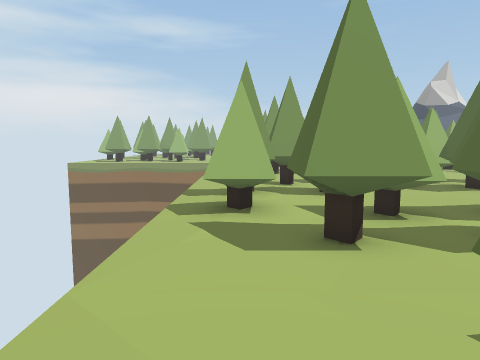
View 1 (above)

17 first-person views from a walk through a Unity game level. The camera is 1.2 m above the floor, tilts 6° down and sees 70° across. The floor is counted in squares, 1 m on a side. Each view is taken from the middle of a square. On the plan, view 1 faces up. The plan holds only what a view shows up to about 14 squares ahead; the rest is blank. The place goes on beyond the plan. The player is left out.

View 2
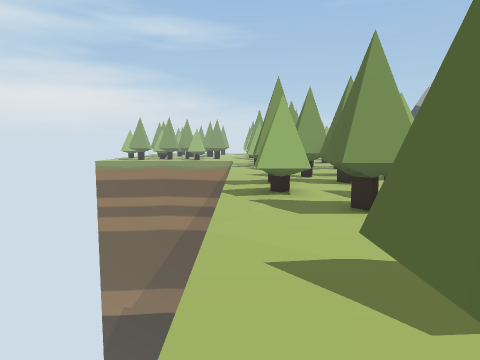

View 3
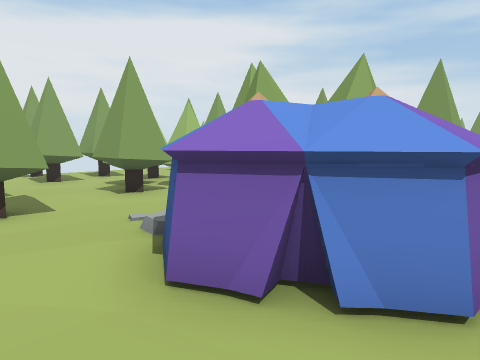

View 4
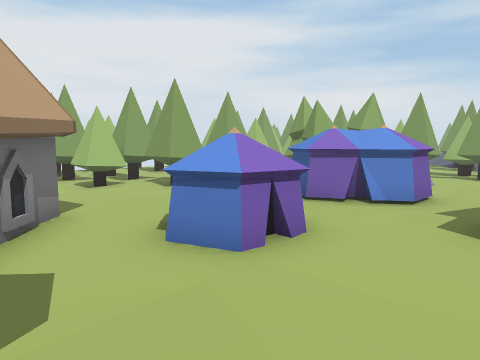

View 5
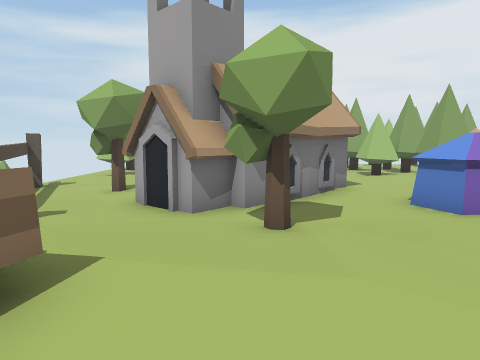

View 6
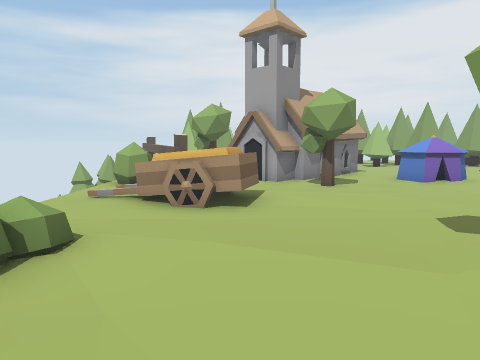

View 7
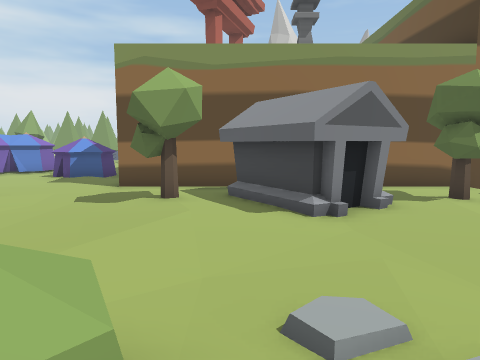

View 8
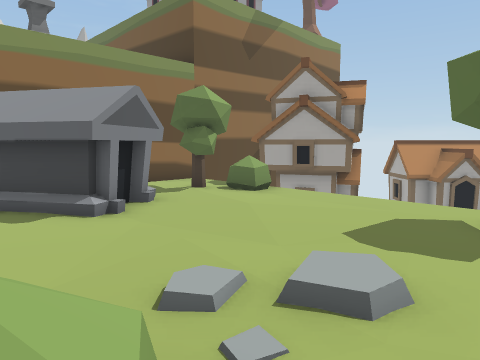

View 9
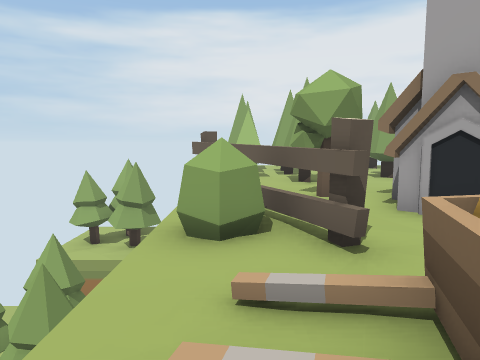

View 10
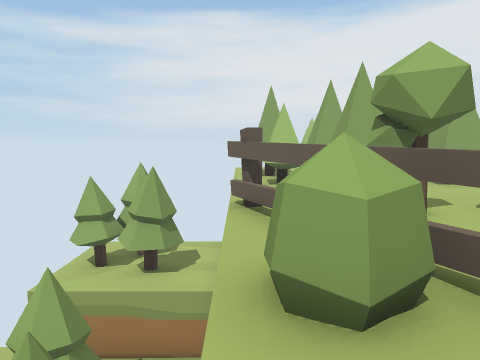

View 11
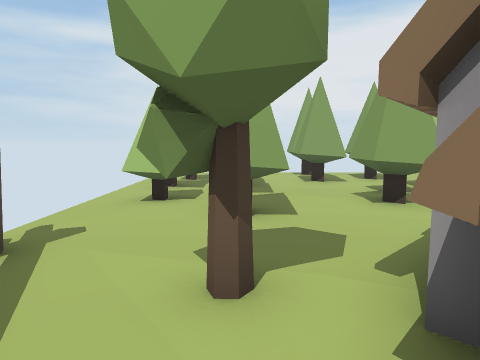

View 12
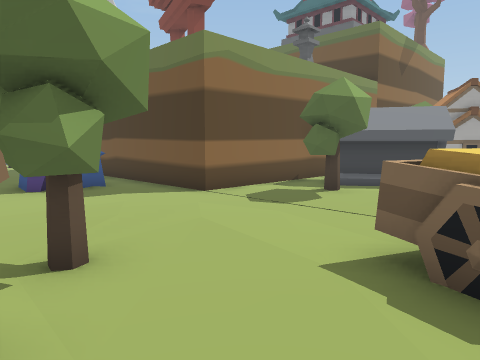

View 13
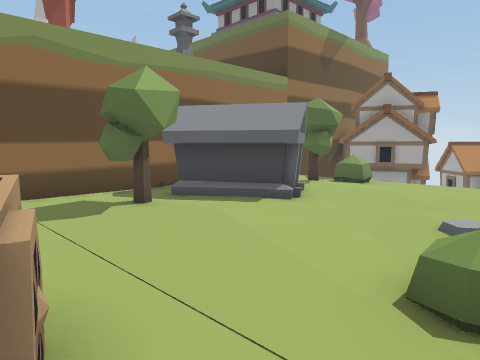

View 14
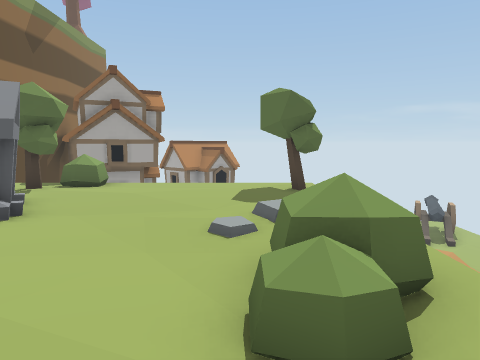

View 15
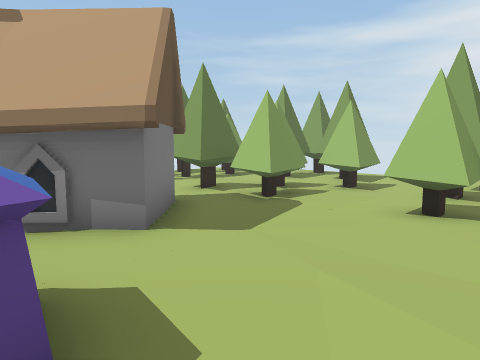

View 16
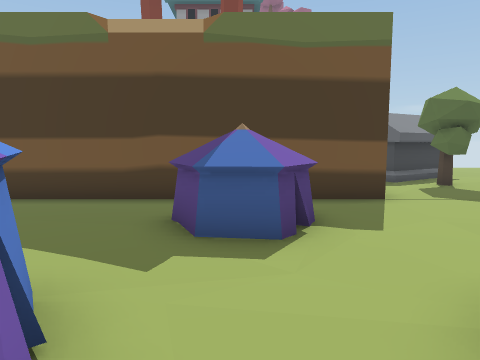

View 17
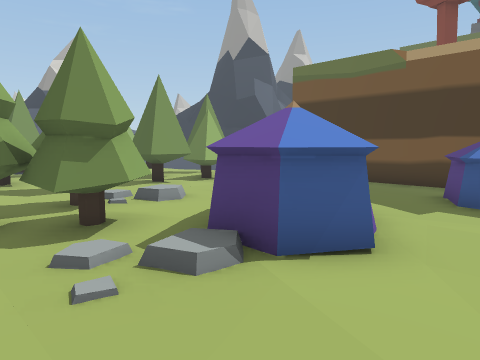

### Floor plan
Key: @ floor where view 1 was taken; # wall or solid block; x gap in a wall; . main floor; : floor 0.25 m higher than the main floor; / step, stairs or slope; v drop or lower ground; T thing the floor can be seen under or through; R tree; E tent; W wagon; B bush; H house; O other object.
Columns run from 1 left of view 1 to 33 right of it. Each row starts with its distance up from view 1.
 16            #.##
 15            . ####
 14           ..######
 13          ... ....
 12 ....#   .. RR...
 11 ..###  #.RRRR...   .#
 10 ..###  #  RRR... ...#
  9 .####..#../R  E.....#
  8 .####...../:EEE.....#
  7 .x..........EE...E..#
  6 .#.TTTT.#.......EEE.#
  5 ..T TTT##........E..#
  4 ..TTTTT#.....EE.....#
  3 .............EE.....##############
  2 ....##.....O............O
  1 ..####.#..#OO........RROO  RR. HHH
  0 .@######.O  OO.......RROOOORRB HH
 -1  ####..#..   OORR.......OO...B HHHH
 -2 .####......O OO...............  HH
 -3  x..........OO...WW...........
 -4    ####.#..RR....WW...........v
 -5      ####..R...O..W...B.......v
 -6      ###....OOBB......B.....RR
 -7      .....OOvvB....  .....  RR
 -8       vvvvv
 -9        vvRv
-10        Rvvv

Where each view was taken, in squares from view 1:
view 1: 0 up, 0 right, facing up
view 2: 2 down, 1 left, facing up
view 3: 5 up, 14 right, facing up-left
view 4: 0 up, 16 right, facing up-left
view 5: 1 down, 19 right, facing left
view 6: 3 down, 24 right, facing left
view 7: 7 down, 22 right, facing up
view 8: 7 down, 21 right, facing up-right
view 9: 6 down, 18 right, facing left
view 10: 7 down, 16 right, facing left
view 11: 4 down, 13 right, facing left
view 12: 4 down, 13 right, facing up-right
view 13: 6 down, 17 right, facing up-right
view 14: 5 down, 18 right, facing right
view 15: 6 up, 12 right, facing down-left
view 16: 6 up, 11 right, facing right
view 17: 5 up, 8 right, facing up-right
